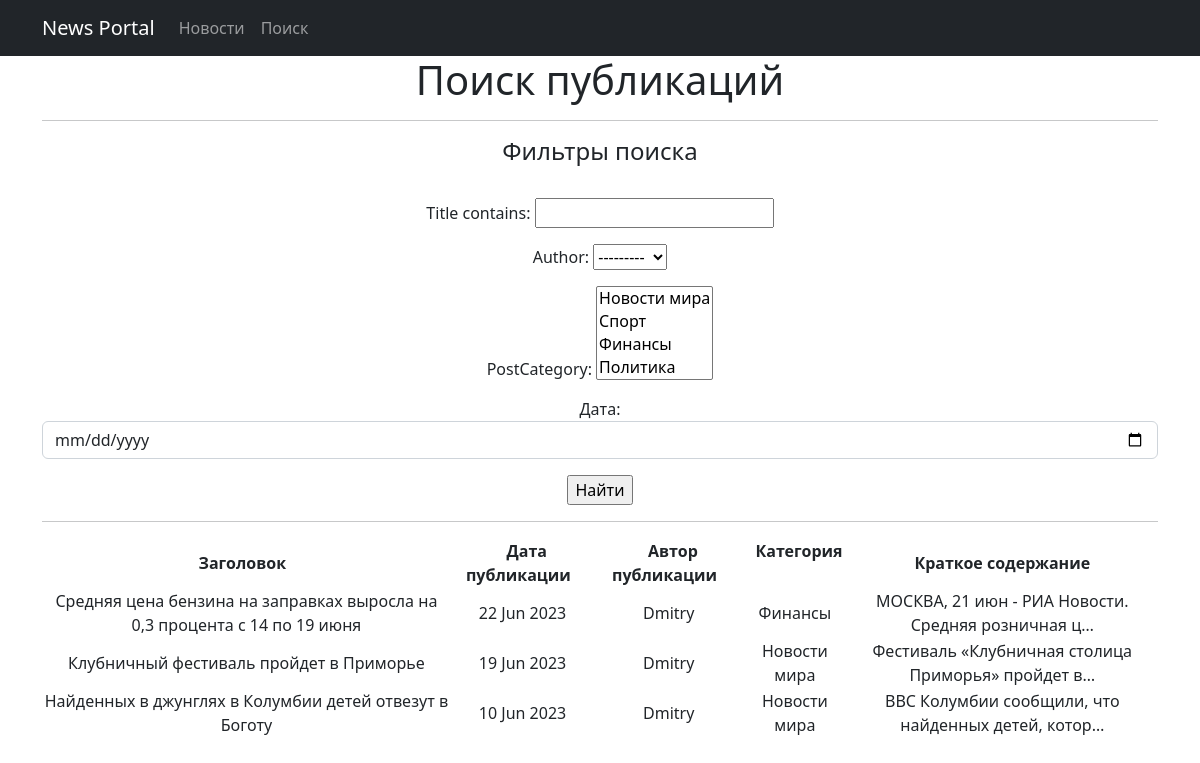
The page /posts/search/ on the database as committed earlier.
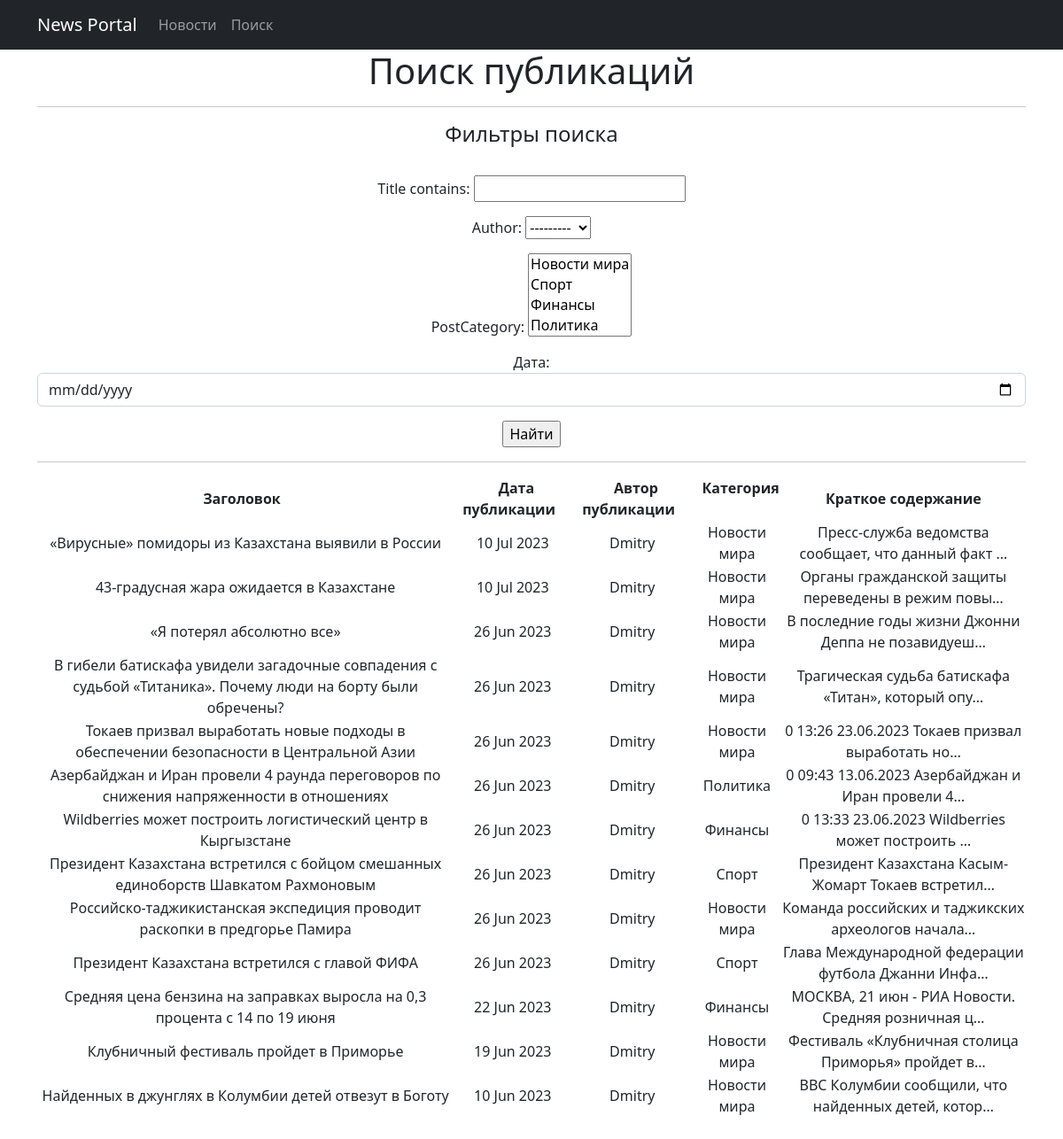
The same page on the database as committed later.
### news/models.py (models this page shows, shortened)
class Post(models.Model):
    article = 'AR'
    news = 'NW'
    POST_TYPE = [
        (article, 'Статья'),
        (news, 'Новости')
    ]
    author = models.ForeignKey(Author, on_delete=models.CASCADE)
    postType = models.CharField(max_length=2, choices=POST_TYPE, default=article)
    timeDateCreation = models.DateTimeField(auto_now_add=True)
    postCategory = models.ManyToManyField(Category, through="PostCategory")
    title = models.CharField(max_length=255)
    text = models.TextField()
    postRating = models.IntegerField(default=0)

class Author(models.Model):
    user = models.OneToOneField(User, on_delete=models.CASCADE, null=True)
    authorRating = models.IntegerField(default=0)
    def __str__(self):
        return f'{self.user}'

class PostCategory(models.Model):
    post = models.ForeignKey(Post, on_delete=models.CASCADE)
    category = models.ForeignKey(Category, on_delete=models.CASCADE)

class Category(models.Model):
    categoryName = models.CharField(max_length=64, unique=True)
    def __str__(self):
        return f'{self.categoryName}'

### news/views.py (the view)
# urls.py: path('search/', PostSearch.as_view(), name = 'search'),
class PostSearch(ListView):
    model = Post
    template_name = 'news/search.html'
    context_object_name = 'posts_search'
    ordering = ['-timeDateCreation']
    def get_queryset(self):
        queryset = super().get_queryset()
        self.filterset = PostFilter(self.request.GET, queryset)
        return self.filterset
    def get_context_data(self, **kwargs):
        context = super().get_context_data(**kwargs)
        context['filterset'] = self.filterset
        context['is_not_authors'] = not self.request.user.groups.filter(name='authors').exists()
        context['is_authors'] = self.request.user.groups.filter(name='authors').exists()
        return context

### news/templatetags/custom_filters.py (called while the page is built)
@register.filter(name = 'censor')
def censor(value):
    censor_list = ['редиска']
    text = value.split()
    for word in text:
        if word.lower() in censor_list:
            count = len(word) - 1
            value = value.replace(word, word[0] + '*' * count)
    return(value)

### templates/news/search.html (shortened to what this page needs)
{% extends 'flatpages/default.html' %}
{% load custom_filters %}
{% block content %}
    <h1>Поиск публикаций</h1>
    <hr>
    <h4>Фильтры поиска</h4>
    <br>
    <form action="" method="GET">
        {{ filterset.form.as_p }}
        <input type="submit" value="Найти">
    </form>
    <hr>
    {% if posts_search %}
        <table>
            <thead>
                <th>
                    <b>Заголовок &nbsp </b>
                </th>
                <th>
                    <b> &nbsp Дата публикации &nbsp </b>
                </th>
                <th>
                    <b> &nbsp Автор публикации &nbsp </b>
                </th>
                <th>
                    <b> &nbsp Категория &nbsp </b>
                </th>
                <th>
                    <b> &nbsp Краткое содержание &nbsp</b>
                </th>
            </thead>
        {% for post in filterset.qs %}
            <tr>
                <td>
                    {{ post.title|censor }}
                </td>
                <td>
                    {{ post.timeDateCreation|date:'d M Y' }}
                </td>
                <td>
                    {{ post.author }}
                </td>
                <td>
                    {% for cat in post.postcategory_set.all %}
                        {{ cat.category }}
                    {% endfor %}
                </td>
                <td>
                    {{ post.text|truncatechars:50|censor }}
                </td>
            </tr>
        {% endfor %}
        </table>
    <br>
    {% else %}
        <h2>Публикаций нет!</h2>
    {% endif %}
{% endblock content %}

### templates/flatpages/default.html (shortened to what this page needs)
<!DOCTYPE html>
<html lang="en">
    <head>
        {% load static %}
        <link href="{% static 'css/styles.css' %}" rel="stylesheet" />
    </head>
    <body>
        <nav class="navbar navbar-expand-lg navbar-dark bg-dark">
            <div class="container">
                <a class="navbar-brand" href="#">News Portal</a>
                <div class="collapse navbar-collapse" id="navbarResponsive">
                    <ul class="navbar-nav ml-auto">
                        <li class="nav-item">
                            <a class="nav-link" href="{% url 'posts' %}">Новости</a>
                        </li>
                        <li class="nav-item">
                            <a class="nav-link" href = "{% url 'search' %}">Поиск</a>
                        </li>
                    </ul>
                </div>
            </div>
        </nav>
        <div class="container">
        <div class="row">
            <div class="col-lg-12 text-center">
                {% block content %}{% endblock content %}
            </div>
        </div>
        </div>
    </body>
</html>

Rows that differ between the two databases and show on the page:
added Post: title|censor "«Вирусные» помидоры из Казахстана выявили в России", timeDateCreation "10 Jul 2023", author "Dmitry", text|censor "Пресс-служба ведомства сообщает, что данный факт …"
added PostCategory: category "Новости мира", shown under "«Вирусные» помидоры из Казахстана выявили в России"
added Post: title|censor "43-градусная жара ожидается в Казахстане", timeDateCreation "10 Jul 2023", author "Dmitry", text|censor "Органы гражданской защиты переведены в режим повы…"
added PostCategory: category "Новости мира", shown under "43-градусная жара ожидается в Казахстане"
added Post: title|censor "«Я потерял абсолютно все»", timeDateCreation "26 Jun 2023", author "Dmitry", text|censor "В последние годы жизни Джонни Деппа не позавидуеш…"
added PostCategory: category "Новости мира", shown under "«Я потерял абсолютно все»"
added Post: title|censor "В гибели батискафа увидели загадочные совпадения с судьбой «Титаника». Почему люди на борту были обречены?", timeDateCreation "26 Jun 2023", author "Dmitry", text|censor "Трагическая судьба батискафа «Титан», который опу…"
added PostCategory: category "Новости мира", shown under "26 Jun 2023"
added Post: title|censor "Токаев призвал выработать новые подходы в обеспечении безопасности в Центральной Азии", timeDateCreation "26 Jun 2023", author "Dmitry", text|censor "0 13:26 23.06.2023 Токаев призвал выработать но…"
added PostCategory: category "Новости мира", shown under "26 Jun 2023"
added Post: title|censor "Азербайджан и Иран провели 4 раунда переговоров по снижения напряженности в отношениях", timeDateCreation "26 Jun 2023", author "Dmitry", text|censor "0 09:43 13.06.2023 Азербайджан и Иран провели 4…"
added PostCategory: category "Политика", shown under "26 Jun 2023"
added Post: title|censor "Wildberries может построить логистический центр в Кыргызстане", timeDateCreation "26 Jun 2023", author "Dmitry", text|censor "0 13:33 23.06.2023 Wildberries может построить …"
added PostCategory: category "Финансы", shown under "Wildberries может построить логистический центр в Кыргызстане"
added Post: title|censor "Президент Казахстана встретился с бойцом смешанных единоборств Шавкатом Рахмоновым", timeDateCreation "26 Jun 2023", author "Dmitry", text|censor "Президент Казахстана Касым-Жомарт Токаев встретил…"
added PostCategory: category "Спорт", shown under "26 Jun 2023"
added Post: title|censor "Российско-таджикистанская экспедиция проводит раскопки в предгорье Памира", timeDateCreation "26 Jun 2023", author "Dmitry", text|censor "Команда российских и таджикских археологов начала…"
added PostCategory: category "Новости мира", shown under "Российско-таджикистанская экспедиция проводит раскопки в предгорье Памира"
added Post: title|censor "Президент Казахстана встретился с главой ФИФА", timeDateCreation "26 Jun 2023", author "Dmitry", text|censor "Глава Международной федерации футбола Джанни Инфа…"
added PostCategory: category "Спорт", shown under "Президент Казахстана встретился с главой ФИФА"
